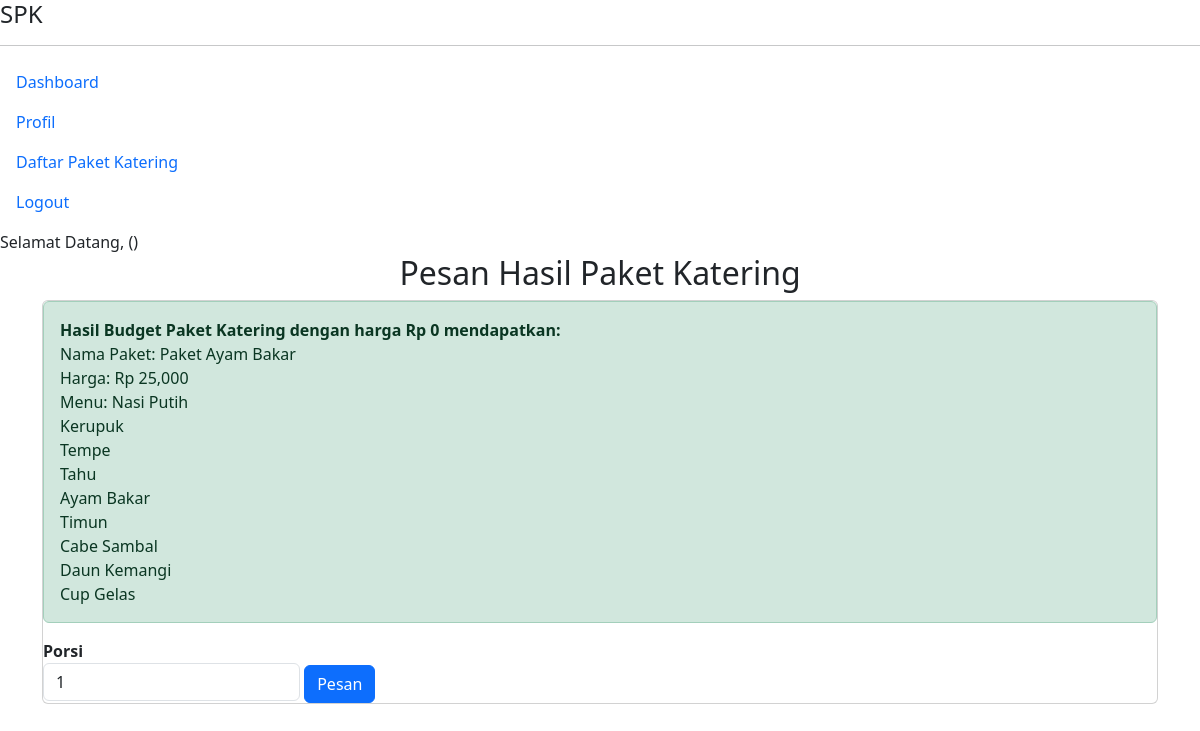
Page /pages/pesan-paket/pesan_hasil_paket_katering.php?id_paket_katering=11 on the committed database.
### tables this page shows
CREATE TABLE `hasil_paket_menu` (
  `id_paket_katering` int(11) NOT NULL,
  `id_menu_katering` int(11) NOT NULL
);

CREATE TABLE `paket_katering` (
  `id_paket_katering` int(11) NOT NULL,
  `nama_paket` varchar(50) NOT NULL,
  `harga` int(11) NOT NULL,
  `deskripsi` text DEFAULT NULL,
  `tersedia` enum('Ya','Tidak') DEFAULT 'Ya'
);

### pages/pesan-paket/pesan_hasil_paket_katering.php (the view, shortened to what this page needs)
<?php
require_once __DIR__ . '/../../pages/layouts/header.php';
require_once __DIR__ . '/../../koneksi.php';
$id_paket_katering = $_GET['id_paket_katering'] ?? '';
$budget = $_GET['budget'] ?? '';
$query = "
    SELECT paket_katering.*,
    hasil_paket_menu.id_menu_katering,
    menu_katering.id_menu_katering,
    GROUP_CONCAT(menu_katering.nama_menu SEPARATOR '<br>') AS nama_menu
    FROM paket_katering
    JOIN hasil_paket_menu ON paket_katering.id_paket_katering = hasil_paket_menu.id_paket_katering
    JOIN menu_katering ON hasil_paket_menu.id_menu_katering = menu_katering.id_menu_katering
    WHERE hasil_paket_menu.id_paket_katering = '$id_paket_katering' "
;
$result = mysqli_query($koneksi, $query);
if (mysqli_num_rows($result) > 0) {
    $paket_katering = mysqli_fetch_assoc($result);
} else {
    header('Location: index.php?page=paket_katering');
    exit;
}
?>
<h2 class="content-title text-center">Pesan Hasil Paket Katering</h2>
<div class="container">
    <div class="card">
        <div class="alert alert-success">
            <strong>Hasil Budget Paket Katering dengan harga Rp <?= number_format($budget); ?> mendapatkan:</strong><br>
            Nama Paket: <?= $paket_katering['nama_paket']; ?><br>
            Harga: Rp <?= number_format($paket_katering['harga']); ?><br>
            Menu: <?= $paket_katering['nama_menu']; ?><br>
        </div>
        <form action="" method="post">
            <label for="porsi">
                <strong>Porsi</strong>
                <input type="number" class="form-control" id="porsi" name="porsi" value="1" required>
            </label>
            <button type="submit" class="btn btn-primary" name="submit">Pesan</button>
        </form>
    </div>
</div>

### rows in the picture
hasil_paket_menu: id_paket_katering.nama_paket "Paket Ayam Bakar", id_paket_katering.harga "25,000"

### other values in the picture
$budget "0"
$paket_katering['nama_menu'] "Nasi Putih Kerupuk Tempe Tahu Ayam Bakar Timun Cabe Sambal Daun Kemangi Cup Gelas"
